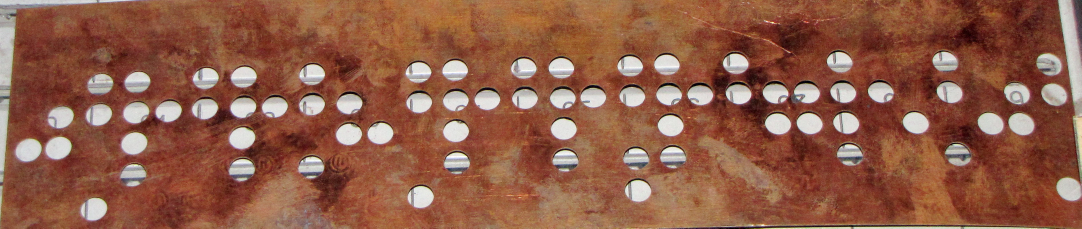
#> input picture 04_extraction/00_card_crop_raw.png, 3244 x 685 px (shown at 1/3 size)
$ python extract_flat_scan.py ../04_extraction/00_card_crop_raw.png
#> lines starting #> are read from the running program, lines starting #| are printed output that depends on the picture; after the words box and inside, x2 and y2 are one past the last pixel; in counts of white or black regions, pixels touching at a corner belong together
#!/usr/bin/env python3
"""Промінь-2: read the hole matrix from the flat 200 dpi greyscale scans.

Unlike `extract_card.py` (which rectifies a slanted colour photograph of a
copper card on the machine's grid), this script works on the flatbed scans from
the forum archive `Перфокарты_Проминь-2.rar`. There:

* each sheet holds several cards side by side, sheet 3400x2336 px,
* the cards are bright, the background (open scanner lid) is black,
* a hole shows the black background -> holes are dark circles on a bright
  ground, unpunched positions show the printed digit,
* every card carries a column scale at the top and the fields «КАРТА N» /
  «ВСЕГО КАРТ».

Output per card: hole coordinates, the matrix rounded onto a grid
(rows x columns, 1 = punched) and a control image with the grid drawn in.

Usage:
    python3 extract_flat_scan.py <scan.jpg> [output_folder]
    python3 extract_flat_scan.py <folder_with_scans> output/ --recursive

Dependencies: opencv-python(-headless), numpy
"""

from __future__ import annotations

import argparse
import csv
import json
import sys
from pathlib import Path

import cv2
import numpy as np

# Expected values from the scans (200 dpi). Deliberately generous - they only
# serve to tell cards apart from dust specks and sheet edges.
MIN_CARD_AREA = 200_000     # px^2
MIN_CARD_SIDE = 400         # px
MIN_ASPECT_RATIO = 2.0      # cards are clearly wider than tall
EXPECTED_ROWS = 5


def load_grey(path: Path) -> np.ndarray:
    image = cv2.imread(str(path), cv2.IMREAD_GRAYSCALE)
    if image is None:
        raise SystemExit(f"image not readable: {path}")
    return image


def find_cards(grey: np.ndarray) -> list[np.ndarray]:
    """Find the bright card rectangles against the black background.

    Returns the four corner points per card (clockwise from top left).
    """
    # Otsu separates reliably here: card bright, background black.
    _, mask = cv2.threshold(grey, 0, 255, cv2.THRESH_BINARY + cv2.THRESH_OTSU)
    # Only remove speckle. The holes are deliberately NOT closed: they sit
    # inside the card and do not disturb an outer contour anyway. A kernel big
    # enough to fill them (hole diameter ~55 px) would at the same time bridge
    # the gap between neighbouring cards - two or three cards would then merge
    # into one blob, which fails the aspect ratio test and is lost entirely.
    mask = cv2.morphologyEx(mask, cv2.MORPH_OPEN,
                            cv2.getStructuringElement(cv2.MORPH_ELLIPSE, (9, 9)))

    contours, _ = cv2.findContours(mask, cv2.RETR_EXTERNAL, cv2.CHAIN_APPROX_SIMPLE)
    cards = []
    for contour in contours:
        if cv2.contourArea(contour) < MIN_CARD_AREA:
            continue
        rectangle = cv2.minAreaRect(contour)
        (width, height) = rectangle[1]
        if min(width, height) < MIN_CARD_SIDE:
            continue
        if max(width, height) / max(min(width, height), 1) < MIN_ASPECT_RATIO:
            continue
        cards.append(sort_corners(cv2.boxPoints(rectangle)))

    # top to bottom, then left to right - reading order on the sheet
    cards.sort(key=lambda corners: (round(corners[:, 1].min() / 100), corners[:, 0].min()))
    return cards


# [72 lines left out: functions sort_corners, rectify, find_holes, cluster, not called in this run]


# Grid geometry, measured on 56 cards where all 30 columns carry holes. The
# spread is tiny (step: 0.03320 +- 0.00006 of the card width), so the grid is a
# property of the card, not an assumption about its content.
EXPECTED_COLUMNS = 30
REL_COLUMN1 = 0.0206      # centre of the first column, as a fraction of the card width
REL_STEP = 0.03320        # column spacing, as a fraction of the card width


# [62 lines left out: functions column_grid, build_matrix, draw_control, not called in this run]


def process_scan(path: Path, output: Path, control_images: bool = True) -> dict:
    grey = load_grey(path)
    output.mkdir(parents=True, exist_ok=True)
    result = {"scan": path.name, "size": [int(grey.shape[1]), int(grey.shape[0])],
              "cards": []}

    for number, corners in enumerate(find_cards(grey), start=1):
        card = rectify(grey, corners)
        holes = find_holes(card)
        grid = build_matrix(holes, card.shape[1])
        stem = f"{path.stem}_card{number:02d}"

        multiple = sum(1 for row in grid["matrix"] for value in row if value > 1)
        entry = {
            "card": number,
            "size": [int(card.shape[1]), int(card.shape[0])],
            "holes": len(holes),
            "rows": len(grid["rows"]),
            "columns": len(grid["columns"]),
            "columns_with_holes": grid.get("columns_detected", 0),
            "grid_deviation_px": round(grid.get("grid_deviation", 0.0), 1),
            "multiple_assignments": multiple,
            "files": {},
        }

        matrix_path = output / f"{stem}_matrix.csv"
        with matrix_path.open("w", newline="", encoding="utf-8") as handle:
            csv.writer(handle).writerows(grid["matrix"])
        entry["files"]["matrix"] = matrix_path.name

        coordinate_path = output / f"{stem}_holes.csv"
        with coordinate_path.open("w", newline="", encoding="utf-8") as handle:
            writer = csv.DictWriter(handle, fieldnames=["row", "column", "x", "y",
                                                        "radius", "area"])
            writer.writeheader()
            for assignment in grid["assignments"]:
                writer.writerow({k: assignment[k] for k in writer.fieldnames})
        entry["files"]["holes"] = coordinate_path.name

        if control_images:
            image_path = output / f"{stem}_control.png"
            cv2.imwrite(str(image_path), draw_control(card, grid))
            entry["files"]["control"] = image_path.name

        result["cards"].append(entry)

    (output / f"{path.stem}_report.json").write_text(
        json.dumps(result, ensure_ascii=False, indent=2), encoding="utf-8")
    return result


def main(argv: list[str] | None = None) -> int:
    parser = argparse.ArgumentParser(
        description="Read the hole matrix from flat Промінь-2 card scans.",
        formatter_class=argparse.RawDescriptionHelpFormatter, epilog=__doc__)
    parser.add_argument("input", type=Path, help="scan file or folder with scans")
    parser.add_argument("output", type=Path, nargs="?", default=Path("extraction_flat"),
                        help="output folder (default: ./extraction_flat)")
    parser.add_argument("--recursive", action="store_true",
                        help="search folders recursively")
    parser.add_argument("--no-control-images", action="store_true",
                        help="do not write PNG control images (faster)")
    args = parser.parse_args(argv)

    if args.input.is_dir():
        pattern = "**/*.jpg" if args.recursive else "*.jpg"
        scans = sorted(args.input.glob(pattern))
    else:
        scans = [args.input]
    if not scans:
        print("no scans found", file=sys.stderr)
        return 1

    total_cards = total_holes = 0
    for scan in scans:
        relative = scan.relative_to(args.input) if args.input.is_dir() else Path(scan.name)
        target = args.output / relative.parent
        report = process_scan(scan, target, not args.no_control_images)
#> in load_grey, `image = cv2.imread(str(path), cv2.IMREAD_GRAYSCALE)`:
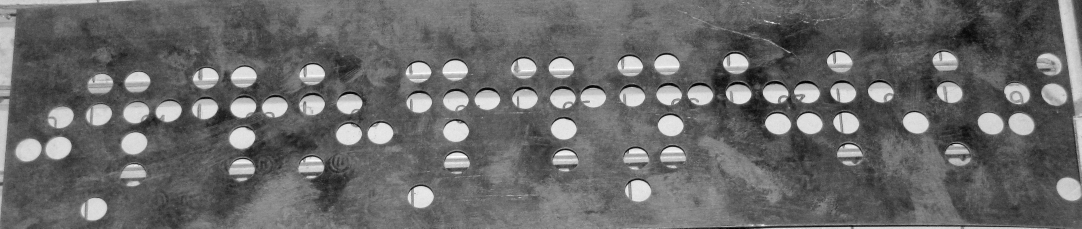
#> image: shape (685, 3244) (shown at 1/3 size); min 0, max 255, mean 105.1
#> in find_cards, `_, mask = cv2.threshold(grey, 0, 255, cv2.THRESH_BINARY + cv2.THRESH_O..`:
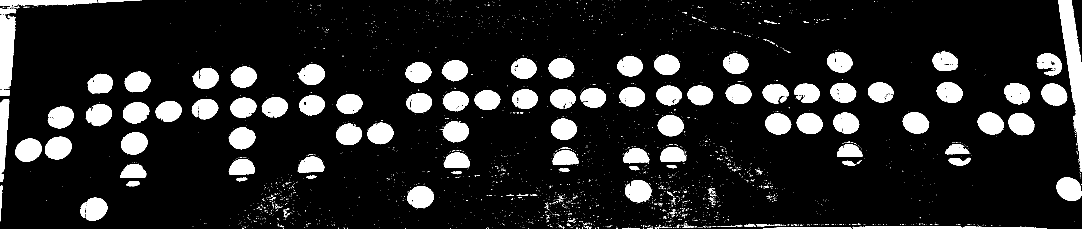
#> mask: shape (685, 3244) (shown at 1/3 size); 12.9% white; 2764 white regions (2609 under 20 px), largest, box (x1, y1, x2, y2) and area: (3175, 0, 3244, 514) 14054, (0, 25, 49, 269) 8977, (0, 297, 28, 516) 4305
#> in find_cards, `mask = cv2.morphologyEx(mask, cv2.MORPH_OPEN, cv2.getStructuringElemen..`:
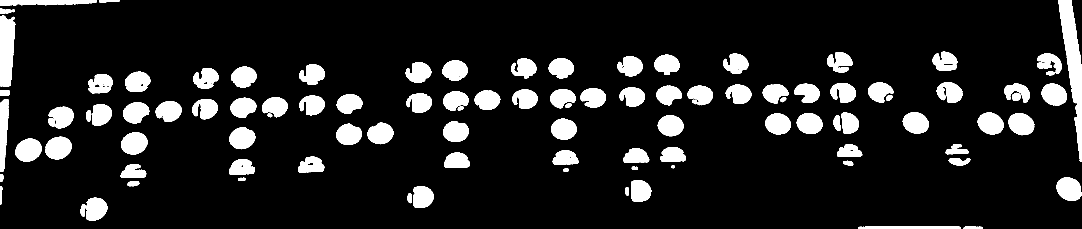
#> mask: shape (685, 3244) (shown at 1/3 size); 12% white; 105 white regions
#> in find_cards, `contours, _ = cv2.findContours(mask, cv2.RETR_EXTERNAL, cv2.CHAIN_APPR..`: contours = 105 contours; largest, box (x1, y1, x2, y2) and area: (3175, 0, 3244, 486) 13132, (0, 46, 46, 260) 7871, (46, 416, 125, 485) 4088, (136, 410, 215, 479) 4060, (0, 297, 27, 516) 4038
#> report = {'scan': '00_card_crop_raw.png', 'size': [3244, 685], 'cards': []}
        for card in report["cards"]:
            total_cards += 1
            total_holes += card["holes"]
            warnings = []
            if card["multiple_assignments"]:
                warnings.append("multiple assignment")
            if card["grid_deviation_px"] > 12:
                warnings.append(f"grid sits badly ({card['grid_deviation_px']} px)")
            if card["rows"] != EXPECTED_ROWS:
                warnings.append(f"{card['rows']} rows instead of {EXPECTED_ROWS}")
            warning = ("  <- " + ", ".join(warnings)) if warnings else ""
            print(f"{scan.name}  card {card['card']}: {card['holes']:4d} holes, "
                  f"{card['rows']} rows x {card['columns']} columns "
                  f"({card['columns_with_holes']} with holes){warning}")
#> this loop made 0 passes
#> after the loop, total_cards = 0; total_holes = 0
        if not report["cards"]:
            print(f"{scan.name}: no card detected")

    print(f"\n{len(scans)} scans, {total_cards} cards, {total_holes} holes "
          f"-> {args.output}")
#| 1 scans, 0 cards, 0 holes -> extraction_flat
    return 0


if __name__ == "__main__":
    raise SystemExit(main())
#> (the program exits here)
